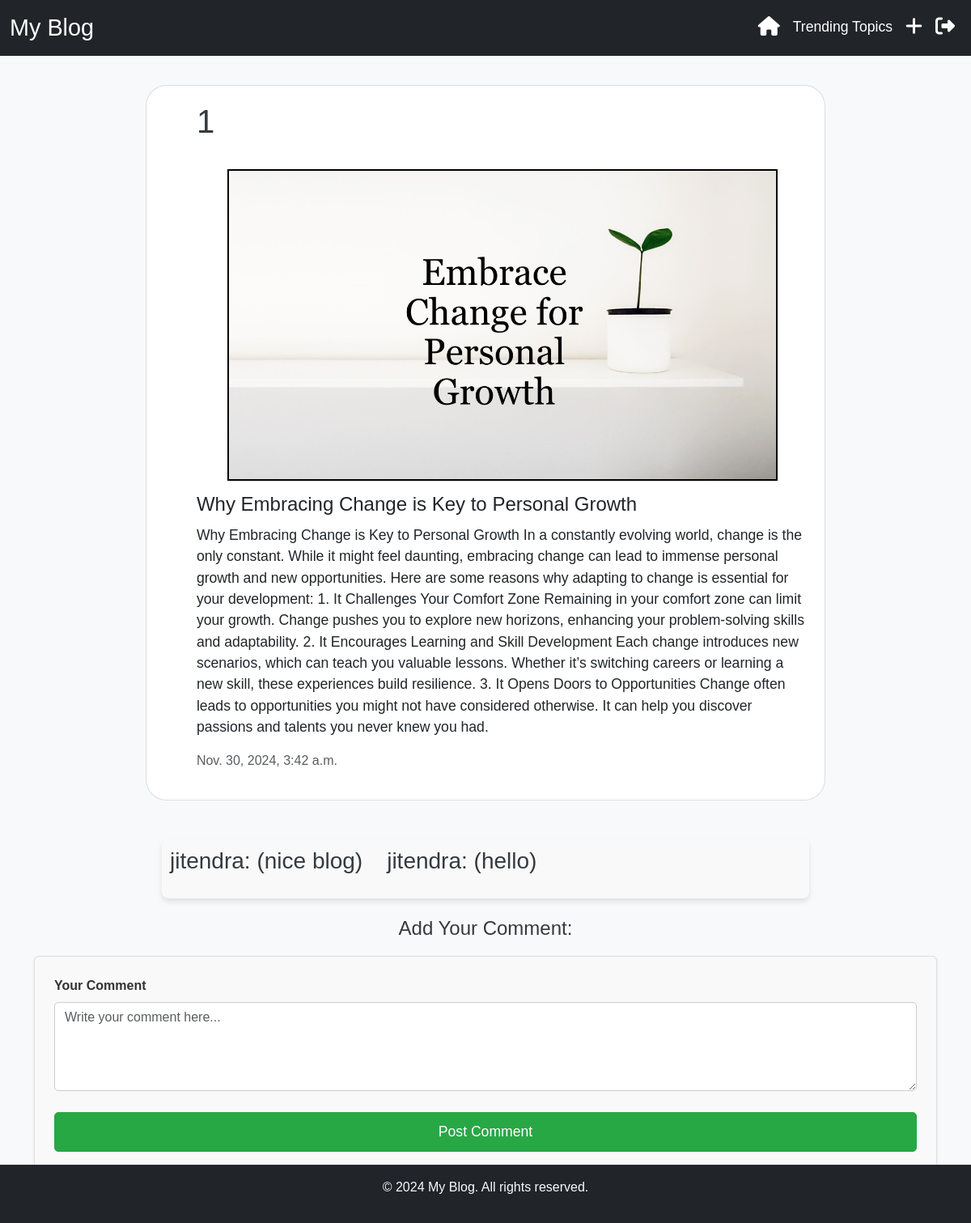
The app's page /postdetails/1 (signed in) with its own data.
### blogapp/models.py (models this page shows, shortened)
class blog(models.Model):
    User=models.ForeignKey(User,on_delete=models.CASCADE,blank=True,null=True)
    title=models.CharField(max_length=100)
    image=models.ImageField(upload_to='img',blank=True,null=True)
    content=models.TextField()
    published_date=models.DateTimeField(default=timezone.now,blank=True,null=True)
    l_add=models.IntegerField(default=0)
    dl_add=models.IntegerField(default=0,blank=True,null=True)

class comment(models.Model):
    User=models.ForeignKey(User,on_delete=models.CASCADE,blank=True,null=True)
    blog=models.ForeignKey(blog,on_delete=models.CASCADE,blank=True,null=True)
    message=models.TextField(blank=True,null=True)
    comment_date=models.DateTimeField(default=timezone.now,blank=True,null=True)

class User(models.Model):
    username = models.CharField(max_length=150, unique=True)
    email = models.EmailField(unique=True)
    password = models.CharField(max_length=128)
    otp=models.IntegerField(blank=True,null=True)

### blogapp/views.py (the view)
# urls.py: path('postdetails/<int:id>',postdetails,name='postdetails'),
def postdetails(request, id):
    if 'email' not in request.session:
        return redirect('login')
    data = blog.objects.get(id=id)
    rid=User.objects.get(email=request.session['email'])
    comm=comment.objects.filter(blog=data)
    contaxt = {
        'data': data,
        'comm':comm
    }
    return render(request, 'postdetails.html', contaxt)

### blogapp/templates/postdetails.html (shortened to what this page needs)
{% load static %}
<!DOCTYPE html>
<html lang="en">
<head>
    <link rel="stylesheet" href="https://cdn.jsdelivr.net/npm/bootstrap@5.3.0-alpha1/dist/css/bootstrap.min.css">
    <link rel="stylesheet" href="{% static 'style.css' %}">
    <link rel="stylesheet" href="https://cdnjs.cloudflare.com/ajax/libs/font-awesome/6.7.1/css/all.min.css"
 />
</head>
<body>
    <nav class="navbar navbar-expand-lg navbar-dark bg-dark">
        <div class="container-fluid">
            <a class="navbar-brand" href="#">My Blog</a>
            <div class="collapse navbar-collapse" id="navbarNav">
                <ul class="navbar-nav ms-auto">
                    <li class="nav-item"><a class="nav-link" href="{% url 'home' %}"><i  style="font-size: 1.5rem;" class="fa-solid fa-house"></i></a></li>
                    <li class="nav-item"><a class="nav-link" href="{% url 'trending' %}">Trending Topics</a></li>
                    <li class="nav-item"><a class="nav-link" href="{% url 'create_blog' %}"><i style="font-size: 1.5rem;" class="fa-solid fa-plus"></i></a></li>
                    <li class="nav-item"><a class="nav-link" href="{% url 'logout' %}"><i  style="font-size: 1.5rem;" class="fa-solid fa-right-from-bracket" title="Logout"></i></a></li>
                </ul>
            </div>
            </div>
    </nav>
    <div class="card" style="width:70%;margin: 3% auto;">
        <div class="card-body">
            <h1 style="float: center;">{{data.id}}</h1>
            <img src="{{data.image.url}}" width="90%" height="35%" alt="" style="margin:2% 5%;border:2px solid black">
            <h1 class="card-title">{{data.title}}</h1>
            <p class="card-text">
                {{data.content}}
            </p>
            <p class="text-muted">{{data.published_date}}</p>
        </div>
    </div>
<div class="container mt-5" style="margin-bottom:5.3%" >
    <div class="show-comment" style="margin-bottom: 2%;">
        {% for i in comm %}
        <h3>{{i.User.username}}: ({{i.message}})</h3><br>
        {% endfor %}
    </div>
    <h4 style="text-align: center;">Add Your Comment:</h4>
    <form method="POST" action="{% url 'add_comment' data.id %}" class="p-4 rounded shadow-sm" style="background-color: #f9f9f9; border: 1px solid #ddd;">
        <div class="form-group mb-3">
            <label for="comment" class="form-label" style="font-weight: bold;text-align: center;">Your Comment</label>
            <textarea id="comment" name="comment" class="form-control" rows="4" placeholder="Write your comment here..." required style="border: 1px solid #ccc; border-radius: 5px;"></textarea>
        </div>
        <button type="submit" class="btn btn-success btn-block" style="width: 100%; padding: 10px; font-size: 1.1em;">Post Comment</button>
    </form>
</div>
    <footer  style='position: fixed;bottom:0;width:100%;'class="bg-dark  text-light text-center py-3 mt-4">
        <p>&copy; 2024 My Blog. All rights reserved.</p>
    </footer>
</body>
</html>

### blogapp/static/style.css (style rules this page uses)
body { font-family: 'Arial', sans-serif; background-color: #f8f9fa; margin: 0; padding: 0; color: #333; }
h1, h2, h3, h4, h5 { color: #343a40; margin-bottom: 20px; }
nav.navbar { background-color: #343a40; }
nav.navbar .navbar-brand { color: #fff; font-size: 1.8em; }
nav.navbar .nav-link { color: #fff; font-size: 1.1em; padding: 10px 15px; }
.card { border: 1px solid #ddd; border-radius: 1%; margin-bottom: 2%; background-color: #fff; margin:0 auto; }
.card-body { margin-left:5%; padding: 20px; }
.card-title { font-size: 1.5em; margin-bottom: 10px; }
.card-text { font-size: 1.1em; }
.btn { border-radius: 5px; padding: 8px 15px; margin-top: 10px; }
.btn-success { background-color: #28a745; border-color: #28a745; }
input, textarea, select { width: 100%; padding: 10px; margin-bottom: 15px; border-radius: 5px; border: 1px solid #ddd; }
footer { background-color: #343a40; color: white; padding: 15px; text-align: center; }
.show-comment { display: flex; flex-wrap: wrap; gap: 15px; padding: 10px; background-color: #f9f9f9; border-radius: 8px; box-shadow: 0 4px 6px rgba(0, 0, 0, 0.1); max-width: 800px; margin-left: auto; margin-right: auto; }
@media (max-width: 1200px) { .card { margin-bottom: 20px; border-radius: 3%; margin-left: 5%; margin-bottom: 5%; } }

### records on screen
blog: id "1", image (picture), title "Why Embracing Change is Key to Personal Growth", content "Why Embracing Change is Key to Personal Growth In a constantly evolving world, change is the only constant. While it might feel daunting, embracing change can lead to immense personal growth and new opportunities. Here are some reasons why adapting to change is essential for your development: 1. It Challenges Your Comfort Zone Remaining in your comfort zone can limit your growth. Change pushes you to explore new horizons, enhancing your problem-solving skills and adaptability. 2. It Encourages Learning and Skill Development Each change introduces new scenarios, which can teach you valuable lessons. Whether it’s switching careers or learning a new skill, these experiences build resilience.…", published_date "Nov. 30, 2024, 3:42 a.m."
comment: User.username "jitendra", message "nice blog"
comment: User.username "jitendra", message "hello"
